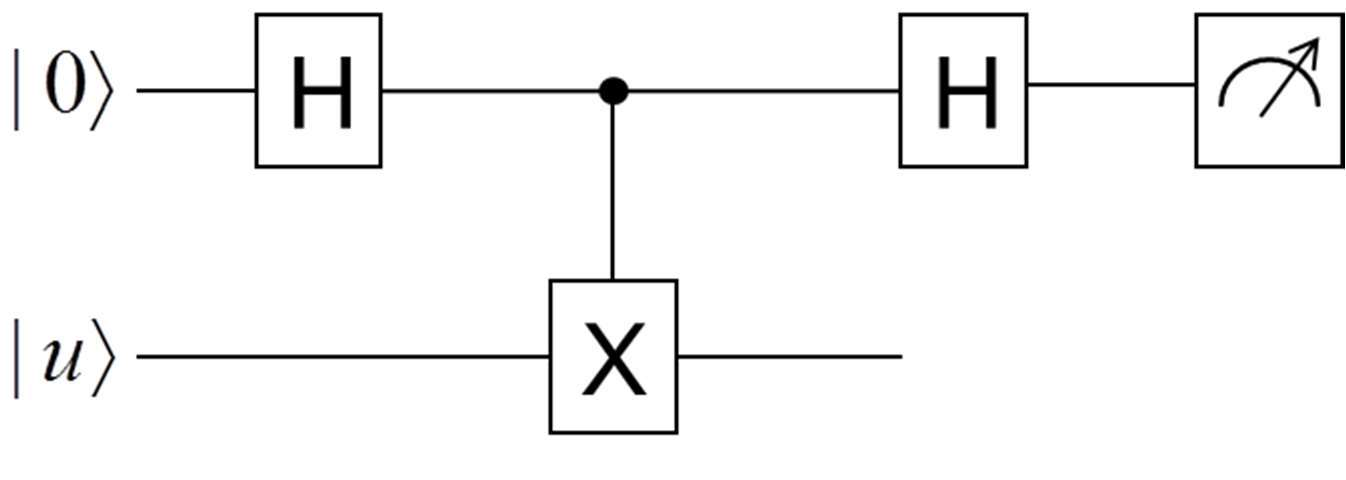
#> input picture extracted_images/page_1_img_1.png, 1346 x 480 px
$ python analyze_circuit_pil.py
#> lines starting #> are read from the running program, lines starting #| are printed output that depends on the picture; after the words box and inside, x2 and y2 are one past the last pixel; in counts of white or black regions, pixels touching at a corner belong together
import os
import subprocess
from PIL import Image

def analyze_image(img_path):
#> called with img_path = 'extracted_images/page_1_img_1.png'
    img = Image.open(img_path).convert("L")
    w, h = img.size
#> w = 1346; h = 480

    # Threshold to binary (0 for black, 255 for white)
    binary = img.point(lambda p: 0 if p < 220 else 255)
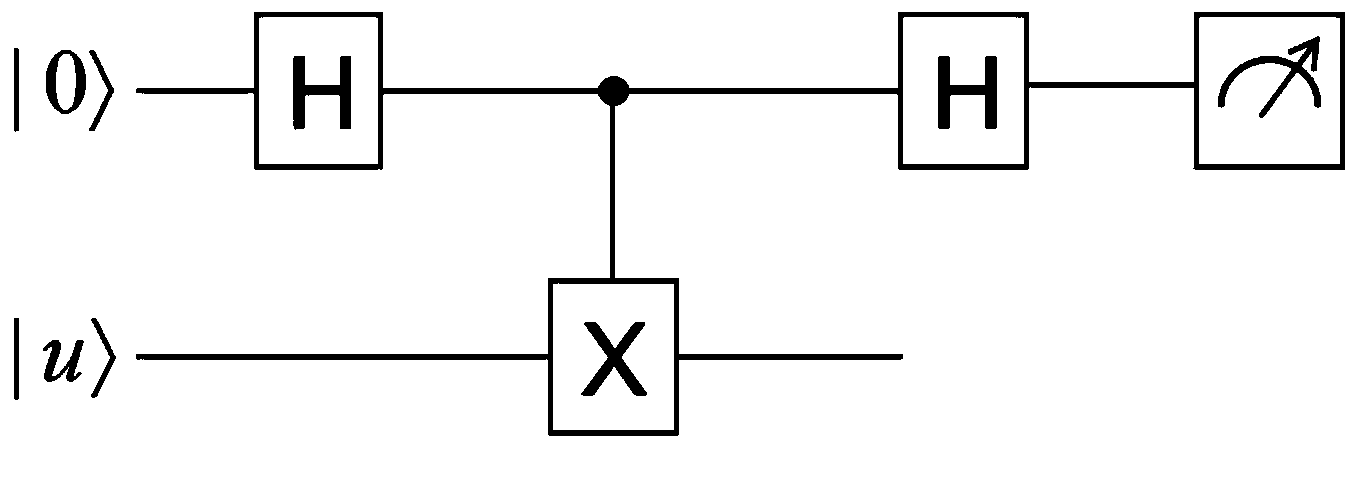
#> binary: PIL image 1346x480 L; 94.8% white; 11 black regions, largest, box (x1, y1, x2, y2) and area: (136, 12, 1345, 436) 21970, (938, 56, 997, 129) 2095, (293, 56, 351, 130) 2025

    # We want to find columns that contain drawings.
    # A column is active if it has a low (black) pixel.
    active_cols = []
    for x in range(w):
        has_black = False
        for y in range(h):
            if binary.getpixel((x, y)) == 0:
                has_black = True
                break
        active_cols.append(has_black)

    # Group active columns into regions
    regions = []
    in_region = False
    start = 0
    for x in range(w):
        if active_cols[x] and not in_region:
            start = x
            in_region = True
        elif not active_cols[x] and in_region:
            regions.append((start, x))
            in_region = False
#> after the loop, in_region = False; start = 136
    if in_region:
        regions.append((start, w))

    print(f"File: {os.path.basename(img_path)}")
    print(f"Found {len(regions)} regions:")
#| Found 4 regions:

    # Crop each region and run OCR
    for idx, (x1, x2) in enumerate(regions):
        # We can also crop vertically to find the exact bounding box of black pixels in this region
        y1, y2 = h, 0
        for x in range(x1, x2):
            for y in range(h):
                if binary.getpixel((x, y)) == 0:
                    if y < y1: y1 = y
                    if y > y2: y2 = y

        # Add a bit of padding
        pad = 5
        x1_pad = max(0, x1 - pad)
        x2_pad = min(w, x2 + pad)
        y1_pad = max(0, y1 - pad)
        y2_pad = min(h, y2 + pad)

        cropped = img.crop((x1_pad, y1_pad, x2_pad, y2_pad))
        temp_name = f"temp_crop_{idx}.png"
        cropped.save(temp_name)

        # Run OCR
        res = subprocess.run(["tesseract", temp_name, "stdout", "--psm", "6"], capture_output=True, text=True)
        txt = res.stdout.strip().replace("\n", " ")
        print(f"  Region {idx}: x={x1}..{x2}, y={y1}..{y2} | OCR: '{txt}'")

        # Clean up
        if os.path.exists(temp_name):
            os.remove(temp_name)

if __name__ == "__main__":
    analyze_image("extracted_images/page_1_img_1.png")
#> (the call stopped at in analyze_image, `res = subprocess.run(["tesseract", temp_name, "stdout", "--psm", "6"],..`: subprocess is not available in this run)
